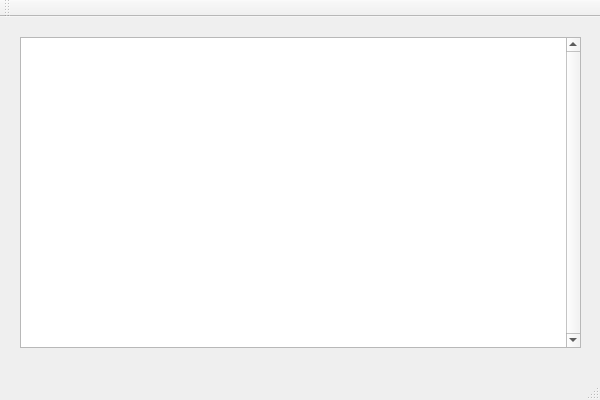
<?xml version="1.0" encoding="UTF-8"?>
<ui version="4.0">
 <class>QtTestClass</class>
 <widget class="QMainWindow" name="QtTestClass">
  <property name="geometry">
   <rect>
    <x>0</x>
    <y>0</y>
    <width>600</width>
    <height>400</height>
   </rect>
  </property>
  <property name="windowTitle">
   <string>QtTest</string>
  </property>
  <widget class="QWidget" name="centralWidget">
   <widget class="QTextBrowser" name="consoler">
    <property name="geometry">
     <rect>
      <x>20</x>
      <y>20</y>
      <width>561</width>
      <height>311</height>
     </rect>
    </property>
    <property name="verticalScrollBarPolicy">
     <enum>Qt::ScrollBarAlwaysOn</enum>
    </property>
   </widget>
  </widget>
  <widget class="QMenuBar" name="menuBar">
   <property name="geometry">
    <rect>
     <x>0</x>
     <y>0</y>
     <width>600</width>
     <height>23</height>
    </rect>
   </property>
  </widget>
  <widget class="QToolBar" name="mainToolBar">
   <attribute name="toolBarArea">
    <enum>TopToolBarArea</enum>
   </attribute>
   <attribute name="toolBarBreak">
    <bool>false</bool>
   </attribute>
  </widget>
  <widget class="QStatusBar" name="statusBar"/>
 </widget>
 <layoutdefault spacing="6" margin="11"/>
 <resources>
  <include location="QtTest.qrc"/>
 </resources>
 <connections/>
</ui>
